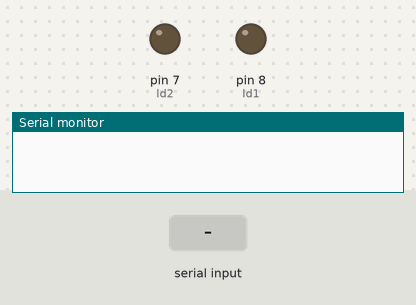
This sketch was run on a simulated Arduino Uno, built with avr-gcc and run on an emulated ATmega328P. Shown: output pins drawn as LEDs (lit = HIGH), the last lines printed to the serial monitor. The inputs (shaded band) are chosen by the test bench.

Above: at 1.2 s.
1.3 s: "p" received over Serial
At 1.8 s:
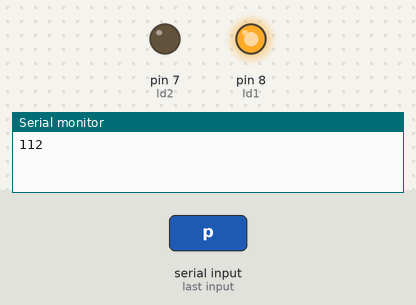
2.8 s: "n" received over Serial
At 4.0 s:
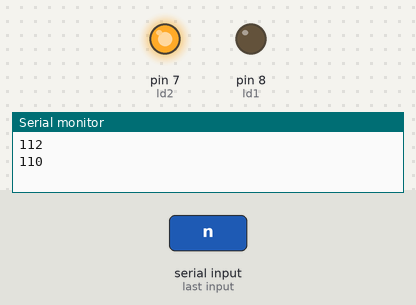
4.3 s: "e" received over Serial
At 5.3 s:
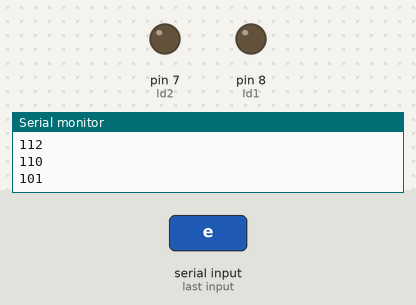
Timing chart, 0 to 7.3 s (numbered marks = the images above; inputs shaded):
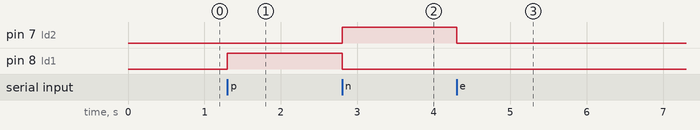

The sketch:

encender_leds.ino
```cpp
int ld1 = 8;
int ld2 = 7;
int option;

void setup() {
  // put your setup code here, to run once:
  Serial.begin(9600);
  pinMode(ld1,OUTPUT);
  pinMode(ld2,OUTPUT);
}

void loop() {
  // put your main code here, to run repeatedly:
  if (Serial.available()>0){
    option = Serial.read();
    Serial.println(option);
    if( option == 'p'){
       digitalWrite(ld1,HIGH);
       digitalWrite(ld2,LOW);

    }
    if( option == 'n'){
      digitalWrite(ld1,LOW);
      digitalWrite(ld2,HIGH);
    }
    if( option == 'e'){
      digitalWrite(ld1,LOW);
      digitalWrite(ld2,LOW);
    }
  }

}
```

Measured:
- after the input at 1.3 s, pin 8 (ld1): LOW → HIGH at once
- after the input at 2.8 s, pin 7 (ld2): LOW → HIGH at once; pin 8 (ld1): HIGH → LOW at once
- after the input at 4.3 s, pin 7 (ld2): HIGH → LOW at once
